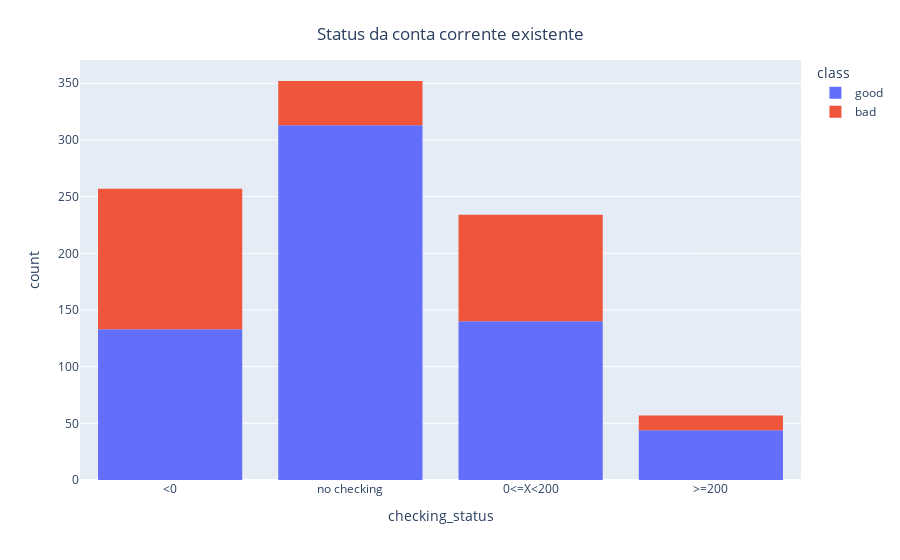

Notebook cell for this chart:
### Code cell
fig = px.histogram(base, x="checking_status", color="class")
fig.update_layout(
    title={
          'text':" Status da conta corrente existente",
        'y':.95,
        'x':.5,
        'xanchor': 'center',
        'yanchor': 'top'
    }  
)
fig.show()

### Figure 1 — Plotly figure (JSON) as saved in the notebook; plotly's stock layout.template omitted (floating-point values rounded to 4 significant figures; data arrays with more than 128 entries replaced by an {"elided": "..."} marker saying what was removed)
{"data": [{"alignmentgroup": "True", "bingroup": "x", "hovertemplate": "class=good<br>checking_status=%{x}<br>count=%{y}<extra></extra>", "legendgroup": "good", "marker": {"color": "#636efa"}, "name": "good", "offsetgroup": "good", "orientation": "v", "showlegend": true, "type": "histogram", "x": {"elided": "630 str values"}, "xaxis": "x", "yaxis": "y"}, {"alignmentgroup": "True", "bingroup": "x", "hovertemplate": "class=bad<br>checking_status=%{x}<br>count=%{y}<extra></extra>", "legendgroup": "bad", "marker": {"color": "#EF553B"}, "name": "bad", "offsetgroup": "bad", "orientation": "v", "showlegend": true, "type": "histogram", "x": {"elided": "270 str values"}, "xaxis": "x", "yaxis": "y"}], "layout": {"barmode": "relative", "legend": {"title": {"text": "class"}, "tracegroupgap": 0}, "margin": {"t": 60}, "title": {"text": " Status da conta corrente existente", "x": 0.5, "xanchor": "center", "y": 0.95, "yanchor": "top"}, "xaxis": {"anchor": "y", "domain": [0, 1], "title": {"text": "checking_status"}}, "yaxis": {"anchor": "x", "domain": [0, 1], "title": {"text": "count"}}}}
